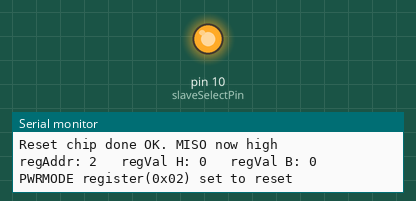
Bench run of a sketch on a simulated Arduino Uno, built with avr-gcc and run on an emulated ATmega328P. Shown: output pins drawn as LEDs (lit = HIGH), the last lines printed to the serial monitor.

Above: at 0.1 s.
At 10.9 s:
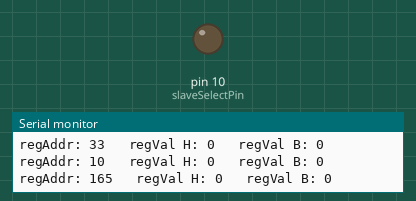
Timing chart, 0 to 12.9 s (numbered marks = the images above):
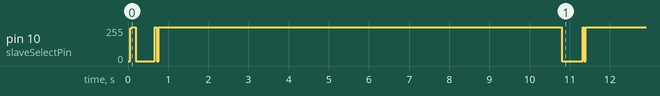

The sketch:

ax5043-Jonathan-2.8.ino
```cpp
// ***********************************************************************************************
//  Name:      Basic read/write test
//  Date:       16 May 2022
//  Brief:       Crude SPI test - read write
//  Author:     Jonathan Askey
// ***********************************************************************************************

// RDF put in configuration values from : https://www.notblackmagic.com/bitsnpieces/ax5043/
// For 16 Mhz Crystal, 5 pF, RF 436.45 MHz or 435.50 MHz. Power 16dBm

/*  SPI connections
    Uno/Nano      AX5043
    MOSI  11      17
    MISO  12      16
    SCK   13      15
    SS    10      14
    3.3v          23
    GND            6
*/

/*
   (Startup routine from Data sheet)
   Reset the Chip. Set SEL to high for at least 1μs, then low. Wait until MISO goes high.
  Set, and then clear, the RST bit of register PWRMODE.
  2. Set the PWRMODE register to POWERDOWN.
  3. Program parameters. It is recommended that suitable parameters are calculated
  using the AX_RadioLab tool available from Axsem.
*/
```

b_setup.ino
```cpp
# include <SPI.h>

uint8_t slaveSelectPin = 10; // CS Chip Select
uint8_t MISOPin = 12; // MISO
uint16_t regAddr = 0x00;
uint16_t regVal = 0x00;
uint16_t configure1[2][12]; // Declare array
uint16_t configure2[2][13]; // Declare array
int i = 0;
int j = 0;

void setup() {
  Serial.begin(9600);
  digitalWrite(slaveSelectPin, HIGH);
  pinMode(slaveSelectPin, OUTPUT); // set the SS pin as an output
  SPI.begin();         // initialize the SPI library
  SPI.beginTransaction(SPISettings(14000000, MSBFIRST, SPI_MODE0));

  // Reset the AX5043, (SEL Pin 14)
  digitalWrite(slaveSelectPin, HIGH);
  delay (1); // 1mS delay
  digitalWrite(slaveSelectPin, LOW);

  if ( MISOPin = HIGH)      // test bit shown.
  {
    // Reset test
    Serial.print("\n"); //newline
    Serial.print("Reset chip done OK. MISO now high");
    Serial.print("\n"); //newline
  }
  else
  {
    Serial.print("\n"); //newline
    Serial.print("Reset chip failed. MISO still low");
    Serial.print("\n"); //newline
  }

  regAddr = 0x02; // PWRMODE register
  regVal = 0x80;  // Set the Reset pin
  writeRegister(regAddr, regVal); // Function call
  Serial.print("PWRMODE register(0x02) set to reset");
  Serial.print("\n"); //newline
  Serial.print("\n"); //newline

  regAddr = 0x02; // PWRMODE register
  regVal = 0x00;  // Set the Reset pin
  writeRegister(regAddr, regVal); // Function call
  Serial.print("PWRMODE register(0x02) set to power down");
  Serial.print("\n"); //newline
  Serial.print("\n"); //newline

  Serial.print("Change Registers as per the Not Black Magic website");
  Serial.print("\n"); //newline
  Serial.print("\n"); //newline

  uint16_t configure1[2][11]  = { { 0xF10, 0xF11, 0xF35, 0x184, 0xF34, 0x032, 0x34, 0x35, 0x36, 0x37, }, { 0x03, 0x07, 0x10, 0x10, 0x28, 0x04, 0x1B, 0x47, 0x33, 0x34,  } }; // configuration values into array for 436.45 MHz
  // uint16_t configure1[2][11]  = { { 0xF10, 0xF11, 0xF35, 0x184, 0xF34, 0x032,0x34, 0x35, 0x36, 0x37, }, { 0x03, 0x07, 0x10, 0x10, 0x28, 0x04, 0x19, 0xB7, 0x85, 0x85,  } }; // configuration values into array for 435,50 MHz
  // uint16_t configure1[2][11]  = { { 0xF10, 0xF11, 0xF35, 0x184, 0xF34, 0x032,0x34, 0x35, 0x36, 0x37, }, { 0x03, 0x07, 0x10, 0x10, 0x28, 0x04, 0x19, 0x9F, 0x72, 0xC0,  } }; // configuration values into array for 433 MHz
  // uint16_t configure1[2][11]  = { { 0xF10, 0xF11, 0xF35, 0x184, 0xF34, 0x032,0x34, 0x35, 0x36, 0x37, }, { 0x03, 0x07, 0x10, 0x10, 0x28, 0x04, 0x19, 0xA0, 0xD8, 0xB8,  } }; // configuration values into array for 434 MHz
  for (int i = 0; i < 11; i++)
  {
    for (int j = 0; j < 1; j++)
    {
      regAddr = configure1[j][i];
      regVal = configure1[j + 1][i];

      writeRegister(regAddr, regVal); // Function call
    }
  }
  Serial.print("\n"); //newline
  Serial.print("Initial Configuration finished");

  // Initiate and check for successful auto ranging. Set  bit 4 of Ox33
  Serial.print("\n"); //newline
  Serial.print("Auto ranging started");
  Serial.print("\n"); //newline
  uint16_t regAddr = 0x33;
  uint16_t regVal = 0x18; //VCORA set to 8
  writeRegister(regAddr, regVal); // Function call

  delay(10000); // wait for 10 secs for auto ranging

  byte value = regVal ;      // test bit shown. Test if both are true.
  byte testbit4 = 0x10 ;     // a byte with only bit 4 set
  if ( value & testbit4 )      // test bit shown. Test if both are true.
    //  if (bitRead(regVal, 5) = HIGH ) // test bit shown. Test if both are true. Does not work.
  {
    // Auto ranging failed
    Serial.print("Auto ranging failed");
    Serial.print("\n"); //newline
  }
  else
  {
    // Auto ranging successful
    Serial.print("\n"); //newline
    Serial.print("Auto ranging successful");
    Serial.print("\n"); //newline
    Serial.print("\n"); //newline
  }
  // Read the register for the address below:
  regAddr = 0x33;
  // uint16_t regVal = 0x00;
  digitalWrite(10, LOW);
  // SPI.transfer(regAddr & 0x7F);   // send address + r/w bit
  SPI.transfer(0x00 + regAddr);      // 8 bit - bit 7 is R(0)W(1) and then 7 address bits
  regVal = SPI.transfer(0);          // retrieve reg value

  // display reg value
  Serial.print("regAddr: ");
  Serial.print(regAddr, HEX);
  Serial.print("   regVal H: ");
  Serial.print(regVal, HEX);
  Serial.print("   regVal B: ");
  Serial.println(regVal, BIN);
  digitalWrite(10, HIGH);

  uint16_t configure2[2][13]  = { {  0x010, 0x165, 0x166, 0x167, 0x161, 0x162, 0x163, 0x110, 0x111, 0x112, 0x113, 0x16A, 0x16B }, { 0x0A, 0x04, 0x0E, 0x0B, 0xA, 0x8, 0xE, 0x02, 0x05, 0x01, 0x04, 0x40, 0x96} }; // configuration values into array

  // Carry out final configuration
  for (int i = 0; i < 13; i++)
  {
    for (int j = 0; j < 1; j++)
    {
      regAddr = configure2[j][i];
      regVal = configure2[j + 1][i];

      writeRegister(regAddr, regVal); // Function call

    }
  }
  Serial.print("\n"); //newline
  Serial.print("Final Configuration finished");
  Serial.print("\n"); //newline
  Serial.print("\n"); //newline

  regAddr = 0x02; // PWRMODE register
  regVal = 0x6D;  // Trasmitter running
  writeRegister(regAddr, regVal); // Function call
  Serial.print("PWRMODE register(0x02) set to Transmitter running");
  Serial.print("\n"); //newline
  Serial.print("\n"); //newline
}
```

c_loop.ino
```cpp
void loop() {

// loop

}
```

d_functions.ino
```cpp
void writeRegister(uint16_t regAddr, uint16_t regVal) {
  // /*
  // WRITE TO REGISTER
  digitalWrite(10, LOW);            // Select set the SS pin to LOW
  // SPI.transfer(0x87);                // 8 bit - bit 7 is R(0)W(1) and then 7 address bits
  SPI.transfer(0x80 + regAddr);                // 8 bit - bit 7 is R(0)W(1) and then 7 address bits
  // SPI.transfer(5);                  // data value
  SPI.transfer(regVal);                  // data value
  digitalWrite(10, HIGH);            // Deselect set the SS pin HIGH
  // */

  // Read the register we have just written to
  digitalWrite(10, LOW);
  // SPI.transfer(regAddr & 0x7F);   // send address + r/w bit
  SPI.transfer(0x00 + regAddr);                // 8 bit - bit 7 is R(0)W(1) and then 7 address bits
  regVal = SPI.transfer(0);        // retrieve reg value

  // display reg value
  Serial.print("regAddr: ");
  Serial.print(regAddr, HEX);
  Serial.print("   regVal H: ");
  Serial.print(regVal, HEX);
  Serial.print("   regVal B: ");
  Serial.println(regVal, BIN);
  digitalWrite(10, HIGH);

}
```
